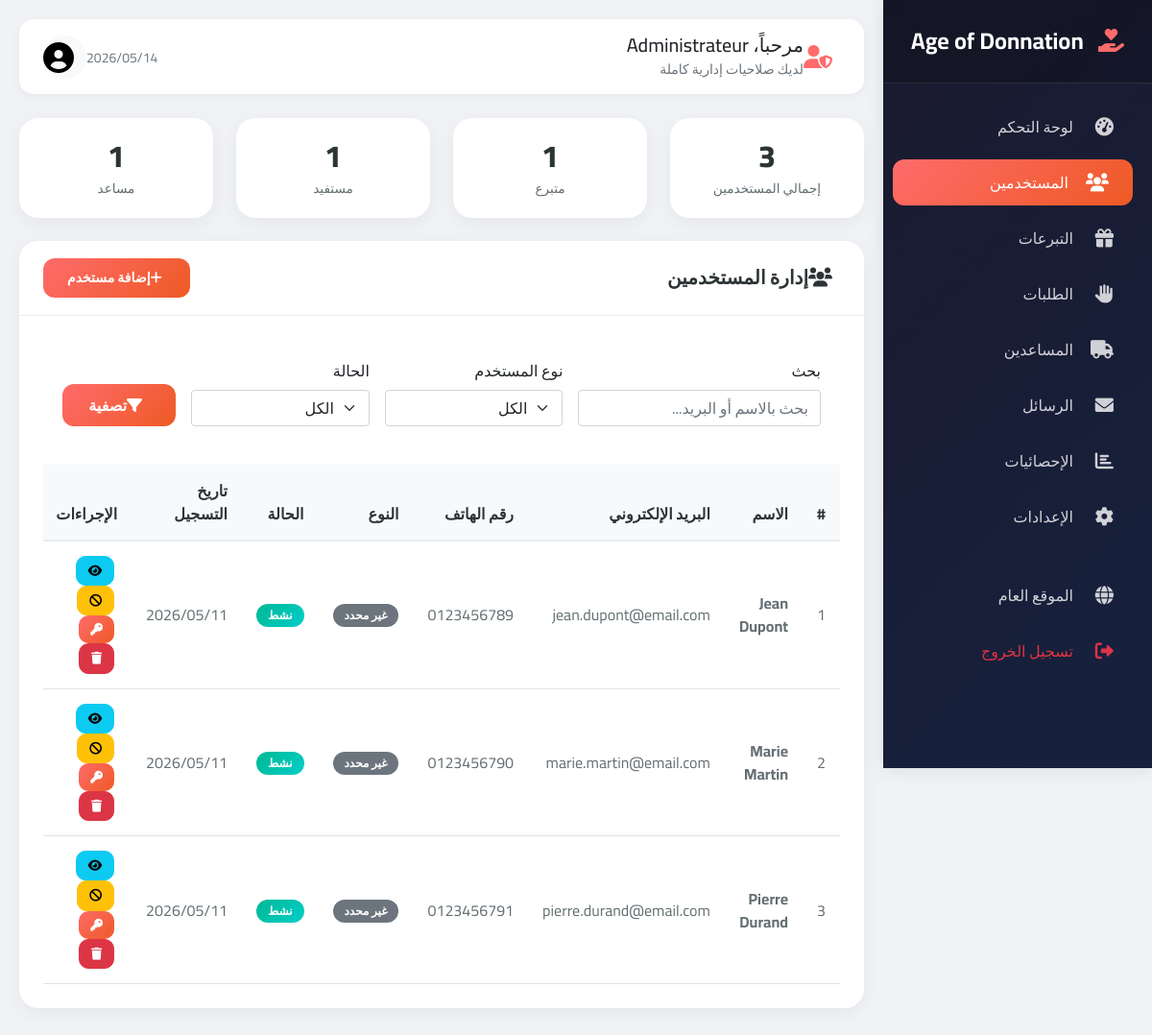
Screenshot of /admin/utilisateurs.php (signed in) with the database file from the repository.
### tables this page shows
CREATE TABLE `users` (
  `id` INT(11) NOT NULL AUTO_INCREMENT,
  `nom` VARCHAR(100) NOT NULL,
  `email` VARCHAR(255) NOT NULL,
  `password` VARCHAR(255) NOT NULL,
  `type` ENUM('donateur','beneficiaire','livreur','admin') NOT NULL,
  `telephone` VARCHAR(20) DEFAULT NULL,
  `adresse` TEXT DEFAULT NULL,
  `ville` VARCHAR(100) DEFAULT NULL,
  `status` ENUM('active','inactive','pending') DEFAULT 'active',
  `reset_token` VARCHAR(100) DEFAULT NULL,
  `reset_expires` DATETIME DEFAULT NULL,
  `created_at` TIMESTAMP NOT NULL DEFAULT CURRENT_TIMESTAMP,
  `updated_at` TIMESTAMP NOT NULL DEFAULT CURRENT_TIMESTAMP ON UPDATE CURRENT_TIMESTAMP,
  PRIMARY KEY (`id`),
  UNIQUE KEY `email` (`email`)
);

### admin/utilisateurs.php (the view, shortened to what this page needs)
<?php
require_once 'includes/admin_header.php';
$page = isset($_GET['page']) ? (int)$_GET['page'] : 1;
$limit = 15;
$offset = ($page - 1) * $limit;
$search = $_GET['search'] ?? '';
$where_conditions = ["type != 'admin'"];
$where_clause = "WHERE " . implode(" AND ", $where_conditions);
$count_query = "SELECT COUNT(*) FROM users $where_clause";
$count_stmt = $db->prepare($count_query);
$count_stmt->execute();
$total_users = $count_stmt->fetchColumn();
$query = "SELECT * FROM users $where_clause ORDER BY created_at DESC LIMIT :limit OFFSET :offset";
$stmt = $db->prepare($query);
$stmt->bindValue(':limit', $limit, PDO::PARAM_INT);
$stmt->bindValue(':offset', $offset, PDO::PARAM_INT);
$stmt->execute();
$users = $stmt->fetchAll(PDO::FETCH_ASSOC);
$type_query = "SELECT type, COUNT(*) as count FROM users WHERE type != 'admin' GROUP BY type";
$type_stmt = $db->prepare($type_query);
$type_stmt->execute();
$type_stats = $type_stmt->fetchAll(PDO::FETCH_ASSOC);
?>
<div class="row g-4 mb-4">
    <div class="col-md-3">
        <div class="stat-card text-center">
            <div class="stat-number"><?php echo $total_users; ?></div>
            <div class="stat-label">إجمالي المستخدمين</div>
        </div>
    </div>
    <?php foreach($type_stats as $stat): ?>
        <div class="col-md-3">
            <div class="stat-card text-center">
                <div class="stat-number"><?php echo $stat['count']; ?></div>
                <div class="stat-label">
                    <?php
                    $labels = ['donateur' => 'متبرع', 'beneficiaire' => 'مستفيد', 'livreur' => 'مساعد'];
                    echo $labels[$stat['type']] ?? $stat['type'];
                    ?>
                </div>
            </div>
        </div>
    <?php endforeach; ?>
</div>
<div class="card">
    <div class="card-header">
        <h5><i class="fas fa-users me-2"></i>إدارة المستخدمين</h5>
        <a href="#" class="btn btn-sm btn-primary" data-bs-toggle="modal" data-bs-target="#addUserModal">
            <i class="fas fa-plus me-1"></i>إضافة مستخدم
        </a>
    </div>
    <div class="card-body">
        <div class="filter-section">
            <form method="GET" class="row g-3">
                <div class="col-md-4">
                    <label class="form-label">بحث</label>
                    <input type="text" name="search" class="form-control" placeholder="بحث بالاسم أو البريد..." value="<?php echo htmlspecialchars($search); ?>">
                </div>
                <div class="col-md-3">
                    <label class="form-label">نوع المستخدم</label>
                    <select name="type" class="form-select">
                        <option value="">الكل</option>
                    </select>
                </div>
                <div class="col-md-3">
                    <label class="form-label">الحالة</label>
                    <select name="status" class="form-select">
                        <option value="">الكل</option>
                    </select>
                </div>
                <div class="col-md-2 d-flex align-items-end">
                    <button type="submit" class="btn btn-primary w-100">
                        <i class="fas fa-filter me-2"></i>تصفية
                    </button>
                </div>
            </form>
        </div>
        <?php if(empty($users)): ?>
            <div class="text-center py-5">
                <i class="fas fa-users fa-3x text-muted mb-3"></i>
                <h5 class="text-muted">لا يوجد مستخدمين</h5>
            </div>
        <?php else: ?>
            <div class="table-responsive">
                <table class="table table-hover">
                    <thead>
                        <tr>
                            <th>#</th>
                            <th>الاسم</th>
                            <th>البريد الإلكتروني</th>
                            <th>رقم الهاتف</th>
                            <th>النوع</th>
                            <th>الحالة</th>
                            <th>تاريخ التسجيل</th>
                            <th>الإجراءات</th>
                        </tr>
                    </thead>
                    <tbody>
                        <?php foreach($users as $index => $user): ?>
                            <tr>
                                <td><?php echo $offset + $index + 1; ?></td>
                                <td>
                                    <strong><?php echo htmlspecialchars($user['nom']); ?></strong>
                                </td>
                                <td><?php echo htmlspecialchars($user['email']); ?></td>
                                <td><?php echo htmlspecialchars($user['telephone'] ?? '—'); ?></td>
                                <td>
                                    <?php
                                    $type_badges = [
                                        'donateur' => '<span class="badge bg-primary"><i class="fas fa-hand-holding-heart me-1"></i>متبرع</span>',
                                        'beneficiaire' => '<span class="badge bg-success"><i class="fas fa-hands-helping me-1"></i>مستفيد</span>',
                                        'livreur' => '<span class="badge bg-warning"><i class="fas fa-truck me-1"></i>مساعد</span>'
                                    ];
                                    echo $type_badges[$user['type']] ?? '<span class="badge bg-secondary">غير محدد</span>';
                                    ?>
                                </td>
                                <td>
                                    <span class="badge <?php echo $user['status'] == 'active' ? 'badge-success' : 'badge-danger'; ?>">
                                        <?php echo $user['status'] == 'active' ? 'نشط' : 'غير نشط'; ?>
                                    </span>
                                </td>
                                <td><?php echo date('Y/m/d', strtotime($user['created_at'])); ?></td>
                                <td class="action-buttons">
                                    <button class="btn btn-sm btn-info" onclick="viewUser(<?php echo $user['id']; ?>)">
                                        <i class="fas fa-eye"></i>
                                    </button>
                                    <form method="POST" class="d-inline" onsubmit="return confirmAction('هل أنت متأكد من تغيير حالة هذا المستخدم؟')">
                                        <button type="submit" class="btn btn-sm <?php echo $user['status'] == 'active' ? 'btn-warning' : 'btn-success'; ?>">
                                            <i class="fas <?php echo $user['status'] == 'active' ? 'fa-ban' : 'fa-check'; ?>"></i>
                                        </button>
                                    </form>
                                    <button class="btn btn-sm btn-primary" onclick="resetPassword(<?php echo $user['id']; ?>, '<?php echo htmlspecialchars($user['nom']); ?>')">
                                        <i class="fas fa-key"></i>
                                    </button>
                                    <form method="POST" class="d-inline" onsubmit="return confirmAction('هل أنت متأكد من حذف هذا المستخدم؟')">
                                        <button type="submit" class="btn btn-sm btn-danger">
                                            <i class="fas fa-trash"></i>
                                        </button>
                                    </form>
                                </td>
                            </tr>
                        <?php endforeach; ?>
                    </tbody>
                </table>
            </div>
        <?php endif; ?>
    </div>
</div>
<?php require_once 'includes/admin_footer.php'; ?>

### admin/includes/admin_header.php (style rules this page uses)
* { font-family: 'Cairo', 'Segoe UI', sans-serif; }
body { background-color: #f0f2f5; }
.stat-card { background: white; border-radius: 20px; padding: 20px; box-shadow: 0 5px 20px rgba(0,0,0,0.05); transition: all 0.3s; border: none; position: relative; overflow: hidden; }
.stat-card::before { content: ''; position: absolute; top: 0; left: 0; right: 0; height: 4px; background: linear-gradient(90deg, var(--primary), var(--secondary)); }
.stat-number { font-size: 2rem; font-weight: 800; color: #2d3436; line-height: 1.2; }
.stat-label { color: #636e72; font-size: 0.85rem; margin-top: 5px; font-weight: 500; }
.card { border: none; border-radius: 20px; box-shadow: 0 5px 20px rgba(0,0,0,0.05); margin-bottom: 25px; background: white; }
.card-header { background: white; border-bottom: 1px solid #e9ecef; padding: 18px 25px; border-radius: 20px 20px 0 0 !important; font-weight: 700; display: flex; justify-content: space-between; align-items: center; }
.card-header h5 { margin: 0; font-weight: 700; color: #2d3436; }
.card-body { padding: 25px; }
.btn-primary { background: linear-gradient(135deg, #ff6b6b, #ee5a24); border: none; padding: 10px 25px; border-radius: 12px; font-weight: 600; transition: all 0.3s; }
.badge { padding: 6px 12px; border-radius: 25px; font-size: 0.75rem; font-weight: 600; }
.badge-success { background: linear-gradient(135deg, #00b894, #00cec9); }
.table { margin-bottom: 0; }
.table thead th { background: #f8f9fa; border-bottom: 2px solid #e9ecef; color: #2d3436; font-weight: 700; padding: 15px; }
.table tbody td { padding: 15px; vertical-align: middle; color: #636e72; }
.action-buttons .btn { margin: 0 3px; padding: 5px 12px; font-size: 0.8rem; border-radius: 10px; }
.filter-section { background: white; border-radius: 15px; padding: 20px; margin-bottom: 20px; }

### rows the page displays
users: index "1", nom "Jean Dupont", email "jean.dupont@email.com", telephone "0123456789", type "غير محدد", status "نشط", created_at "2026/05/11"
users: index "2", nom "Marie Martin", email "marie.martin@email.com", telephone "0123456790", type "غير محدد", status "نشط", created_at "2026/05/11"
users: index "3", nom "Pierre Durand", email "pierre.durand@email.com", telephone "0123456791", type "غير محدد", status "نشط", created_at "2026/05/11"

### other values shown
$_SESSION['user_nom'] "Administrateur"
$total_users "3"
$stat['count'] "1"
$labels[$stat['type']] "متبرع"
$labels[$stat['type']] "مستفيد"
$labels[$stat['type']] "مساعد"
